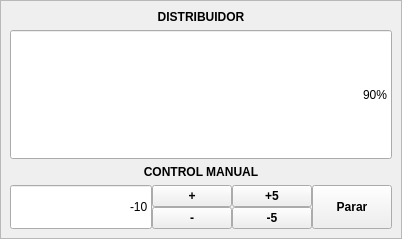
<?xml version="1.0" encoding="UTF-8"?>
<ui version="4.0">
 <class>PositionCtrlWdgUi</class>
 <widget class="QWidget" name="PositionCtrlWdgUi">
  <property name="geometry">
   <rect>
    <x>0</x>
    <y>0</y>
    <width>402</width>
    <height>239</height>
   </rect>
  </property>
  <property name="windowTitle">
   <string>Form</string>
  </property>
  <property name="styleSheet">
   <string notr="true"/>
  </property>
  <layout class="QVBoxLayout" name="verticalLayout">
   <property name="spacing">
    <number>0</number>
   </property>
   <property name="leftMargin">
    <number>0</number>
   </property>
   <property name="topMargin">
    <number>0</number>
   </property>
   <property name="rightMargin">
    <number>0</number>
   </property>
   <property name="bottomMargin">
    <number>0</number>
   </property>
   <item>
    <widget class="QFrame" name="indFrame">
     <property name="frameShape">
      <enum>QFrame::StyledPanel</enum>
     </property>
     <property name="frameShadow">
      <enum>QFrame::Raised</enum>
     </property>
     <layout class="QVBoxLayout" name="verticalLayout_2">
      <item>
       <widget class="QLabel" name="lbTitle">
        <property name="sizePolicy">
         <sizepolicy hsizetype="Preferred" vsizetype="Fixed">
          <horstretch>0</horstretch>
          <verstretch>0</verstretch>
         </sizepolicy>
        </property>
        <property name="styleSheet">
         <string notr="true">font: 87 10pt &quot;Noto Sans&quot;;
font-weight: bold;</string>
        </property>
        <property name="text">
         <string>DISTRIBUIDOR</string>
        </property>
        <property name="alignment">
         <set>Qt::AlignCenter</set>
        </property>
       </widget>
      </item>
      <item>
       <widget class="QLineEdit" name="txtOp">
        <property name="sizePolicy">
         <sizepolicy hsizetype="Expanding" vsizetype="Expanding">
          <horstretch>0</horstretch>
          <verstretch>0</verstretch>
         </sizepolicy>
        </property>
        <property name="styleSheet">
         <string notr="true">font: 87 31pt &quot;Noto Sans&quot;;</string>
        </property>
        <property name="text">
         <string>90%</string>
        </property>
        <property name="alignment">
         <set>Qt::AlignRight|Qt::AlignTrailing|Qt::AlignVCenter</set>
        </property>
        <property name="readOnly">
         <bool>true</bool>
        </property>
       </widget>
      </item>
      <item>
       <widget class="QLabel" name="label_2">
        <property name="styleSheet">
         <string notr="true">font: 87 10pt &quot;Noto Sans&quot;;
font-weight: bold;</string>
        </property>
        <property name="text">
         <string>CONTROL MANUAL</string>
        </property>
        <property name="alignment">
         <set>Qt::AlignCenter</set>
        </property>
       </widget>
      </item>
      <item>
       <widget class="QWidget" name="widget" native="true">
        <layout class="QGridLayout" name="gridLayout" rowstretch="0,0,0">
         <property name="leftMargin">
          <number>0</number>
         </property>
         <property name="topMargin">
          <number>0</number>
         </property>
         <property name="rightMargin">
          <number>0</number>
         </property>
         <property name="bottomMargin">
          <number>0</number>
         </property>
         <property name="spacing">
          <number>0</number>
         </property>
         <item row="2" column="1">
          <widget class="QPushButton" name="cmdLess">
           <property name="styleSheet">
            <string notr="true">font: 87 15pt &quot;Noto Sans&quot;;
font-weight: bold;</string>
           </property>
           <property name="text">
            <string>-</string>
           </property>
          </widget>
         </item>
         <item row="1" column="2">
          <widget class="QPushButton" name="cmdMMore">
           <property name="styleSheet">
            <string notr="true">font: 87 15pt &quot;Noto Sans&quot;;
font-weight: bold;</string>
           </property>
           <property name="text">
            <string>+5</string>
           </property>
          </widget>
         </item>
         <item row="1" column="0" rowspan="2">
          <widget class="QLineEdit" name="txtVel">
           <property name="sizePolicy">
            <sizepolicy hsizetype="Expanding" vsizetype="Expanding">
             <horstretch>0</horstretch>
             <verstretch>0</verstretch>
            </sizepolicy>
           </property>
           <property name="styleSheet">
            <string notr="true">font: 87 31pt &quot;Noto Sans&quot;;</string>
           </property>
           <property name="text">
            <string>-10</string>
           </property>
           <property name="alignment">
            <set>Qt::AlignRight|Qt::AlignTrailing|Qt::AlignVCenter</set>
           </property>
           <property name="readOnly">
            <bool>true</bool>
           </property>
          </widget>
         </item>
         <item row="1" column="3" rowspan="2">
          <widget class="QPushButton" name="cmdStop">
           <property name="sizePolicy">
            <sizepolicy hsizetype="Minimum" vsizetype="Expanding">
             <horstretch>0</horstretch>
             <verstretch>0</verstretch>
            </sizepolicy>
           </property>
           <property name="styleSheet">
            <string notr="true">font: 87 11pt &quot;Noto Sans&quot;;
font-weight: bold;</string>
           </property>
           <property name="text">
            <string>Parar</string>
           </property>
          </widget>
         </item>
         <item row="2" column="2">
          <widget class="QPushButton" name="cmdLLess">
           <property name="styleSheet">
            <string notr="true">font: 87 15pt &quot;Noto Sans&quot;;
font-weight: bold;</string>
           </property>
           <property name="text">
            <string>-5</string>
           </property>
          </widget>
         </item>
         <item row="1" column="1">
          <widget class="QPushButton" name="cmdMore">
           <property name="sizePolicy">
            <sizepolicy hsizetype="Minimum" vsizetype="Fixed">
             <horstretch>0</horstretch>
             <verstretch>0</verstretch>
            </sizepolicy>
           </property>
           <property name="styleSheet">
            <string notr="true">font: 87 15pt &quot;Noto Sans&quot;;
font-weight: bold;</string>
           </property>
           <property name="text">
            <string>+</string>
           </property>
          </widget>
         </item>
        </layout>
       </widget>
      </item>
     </layout>
    </widget>
   </item>
  </layout>
 </widget>
 <resources/>
 <connections/>
</ui>
